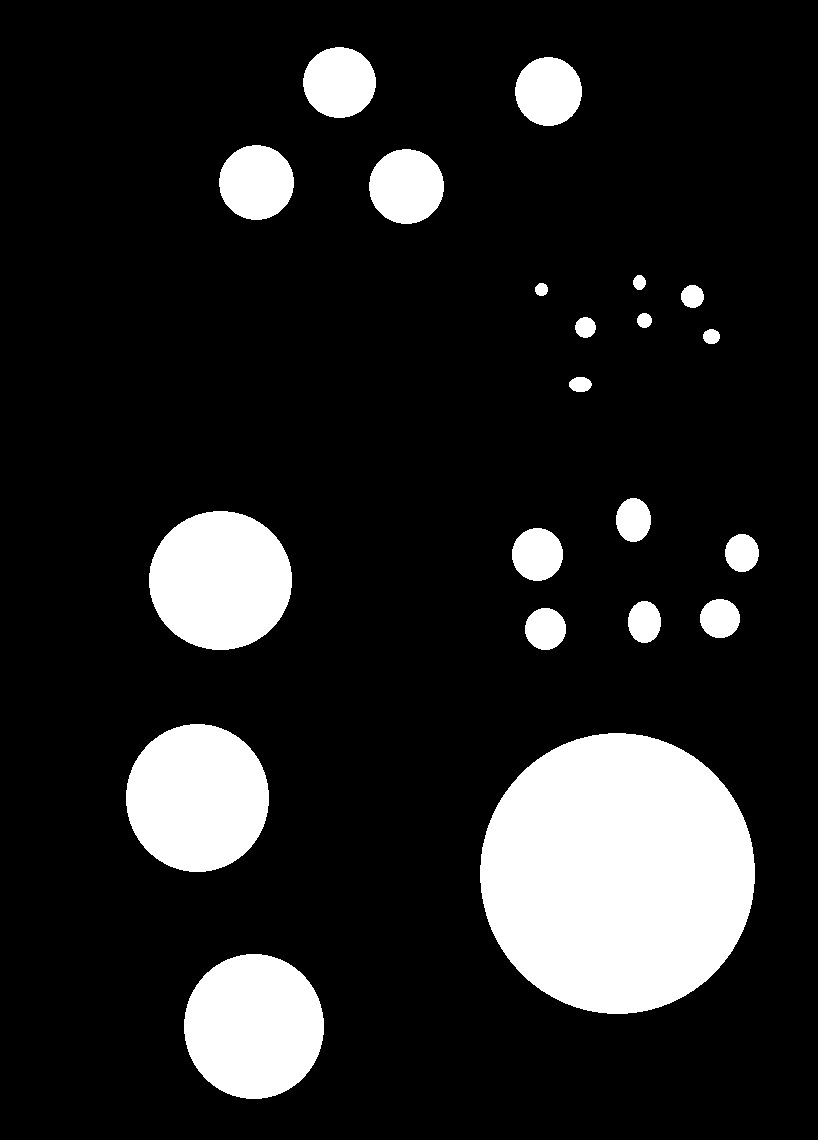
%> input picture image_rocessing/TP6/I2.jpg, 818 x 1140 px
$ octave TP6.m   (GNU Octave 9; MATLAB toolbox functions it lacks are replaced by stand-ins)
%> lines starting %> are read from the running program, lines starting %| are printed output that depends on the picture; in (x1, y1, x2, y2) boxes, pixels count from 0 and x2, y2 are one past the last pixel; in counts of white or black regions, pixels touching at a corner belong together; the program's own positions count from 1
### image_rocessing/TP6/compConexes.m
function N = compConexes(img)
%img = image binaire
t = 0;
NCC1 = bweuler(img);
N = [];
while NCC1>0
    SE = strel('diamond', t);
    imgErode = imerode(img, SE);
    I = imreconstruct(imgErode, img);
    NCC2 = bweuler(I);
    t = t + 1;
    N(t) = NCC1 - NCC2;
    NCC1 = NCC2;
end
end

### image_rocessing/TP6/TP6.m
close all;
clear;

I2 = double(imread('G:\Mon Drive\UPSSITECH\S8\TI\TP6\I2.jpg')); %Double car sinon erreurs car imread matrice non signé
%> I2: size 1140x818x3 double; min 0, max 255, mean 36.9; mean of the top-left, top-right, bottom-left and bottom-right quarters 18.7, 12.4, 45.8, 70.7
I2 = I2(:,:,1)>128;
%> I2: size 1140x818 logical; 14.5% white; 21 white regions, largest, box (x1, y1, x2, y2) and area: (480, 733, 755, 1014) 60614, (126, 724, 269, 872) 16621, (184, 954, 324, 1099) 15939

I3 = double(imread('G:\Mon Drive\UPSSITECH\S8\TI\TP6\I3.jpg')); %Double car sinon erreurs car imread matrice non signé
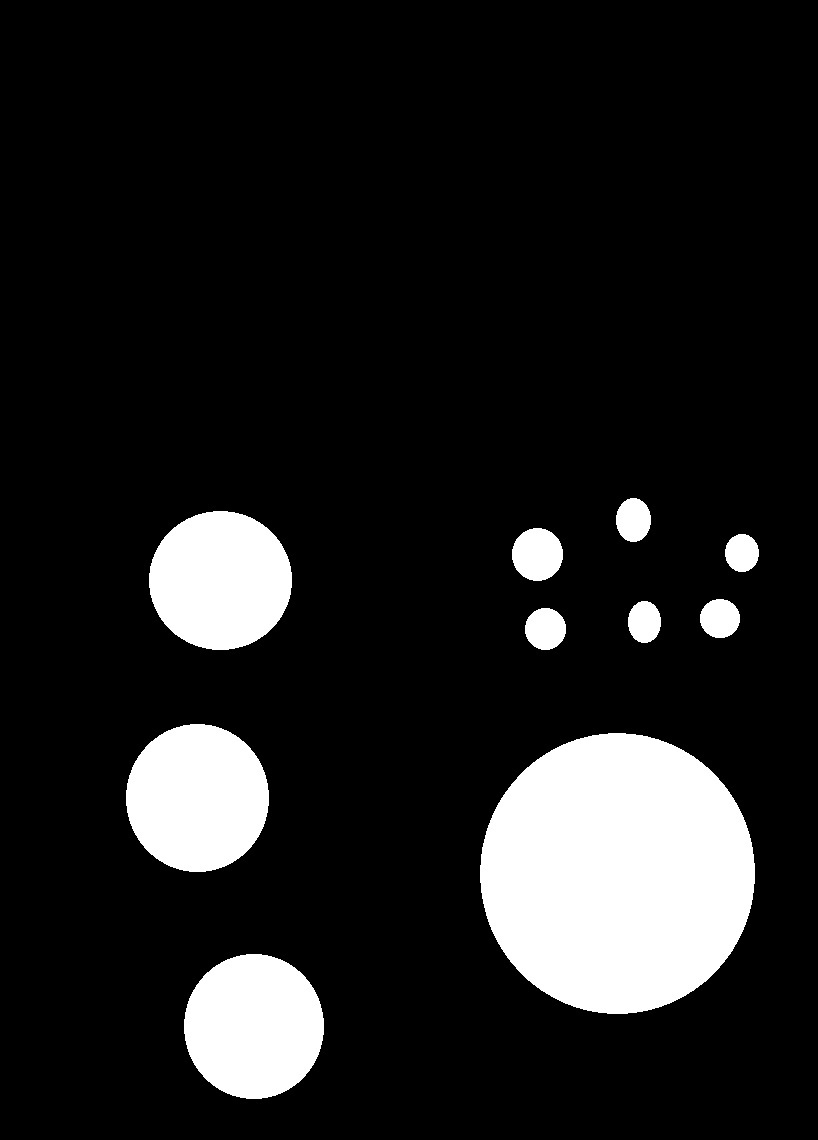
%> input picture image_rocessing/TP6/I3.jpg, 818 x 1140 px
%> I3: size 1140x818x3 double; min 0, max 255, mean 31.9; mean of the top-left, top-right, bottom-left and bottom-right quarters 6.9, 4.4, 45.8, 70.7
I3 = I3(:,:,1)>128;

%% Appliquez une binarisation pour retenir les régions correspondant graines en éliminant un maximum de pixels de l'arrière-plan.
img = double(imread('G:\Mon Drive\UPSSITECH\S8\TI\TP6\image1.jpg')); %Double car sinon erreurs car imread matrice non signé
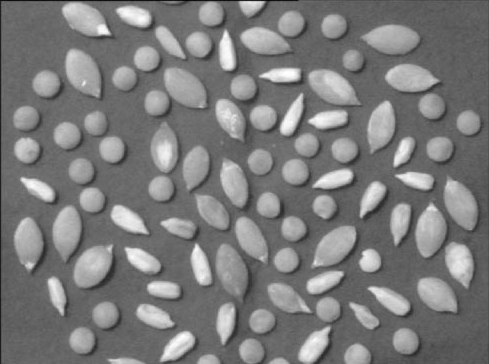
%> input picture image_rocessing/TP6/image1.jpg, 489 x 364 px
%> img: size 364x489 double; min 5, max 255, mean 123.1; mean of the top-left, top-right, bottom-left and bottom-right quarters 125.8, 121.1, 124, 121.4
seuil = 128;
bin = img(:,:,1)>seuil; %car image en 3 composants et on la veut en 1 (noir et blanc) gris = double(rgb2gray(uint8(img)));
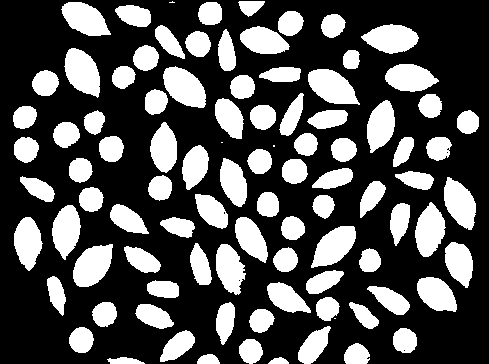
%> bin: size 364x489 logical; 32.1% white; 95 white regions (4 under 20 px), largest, box (x1, y1, x2, y2) and area: (64, 48, 100, 98) 1232, (163, 66, 206, 108) 1229, (308, 69, 360, 105) 1228

figure()
subplot(121)
imagesc(img);
colormap(gray(256));
title('Image de depart');

subplot(122)
imagesc(bin);
colormap(gray(256));
title('Binarisation avec seuil=128');

%% POUR LE TP5--- DEBRUITAGE - Filtre median ( pour le bruit de type sel et poivre) Les contours sont bien preservées

% [4 lines of commented-out code are left out]


%% IMAGE DEBRUITEE
SE = strel('diamond', 1) %flat strucutring element
ouverture = imopen(bin, SE);
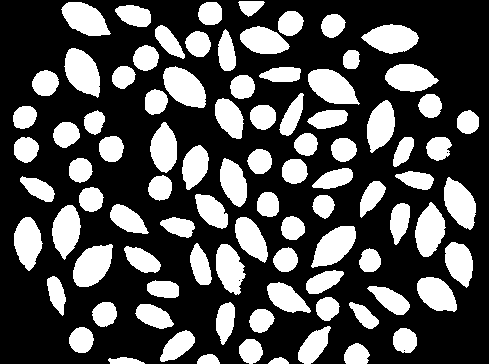
%> ouverture: size 364x489 logical; 32% white; 91 white regions, largest, box (x1, y1, x2, y2) and area: (64, 48, 100, 98) 1229, (163, 66, 206, 108) 1226, (308, 69, 360, 105) 1225
fermeture = imclose(ouverture, SE);
%> fermeture: size 364x489 logical; 32.1% white; 91 white regions, largest, box (x1, y1, x2, y2) and area: (64, 48, 100, 98) 1229, (163, 66, 206, 108) 1226, (308, 69, 360, 105) 1226

figure()
subplot(121)
imagesc(bin);
colormap(gray(256));
title('Image binarisé');

subplot(122)
imagesc(fermeture);
colormap(gray(256));
title('Debruitage');
%% COMPOSANTES CONNEXES IMAGE DONNEE
bin = fermeture;
Nt = compConexes(bin);
%> in compConexes, `NCC1 = bweuler(img);`: NCC1 = 91
%> the loop in compConexes, `while NCC1>0` made 1 pass
%> the run ends on the next line
